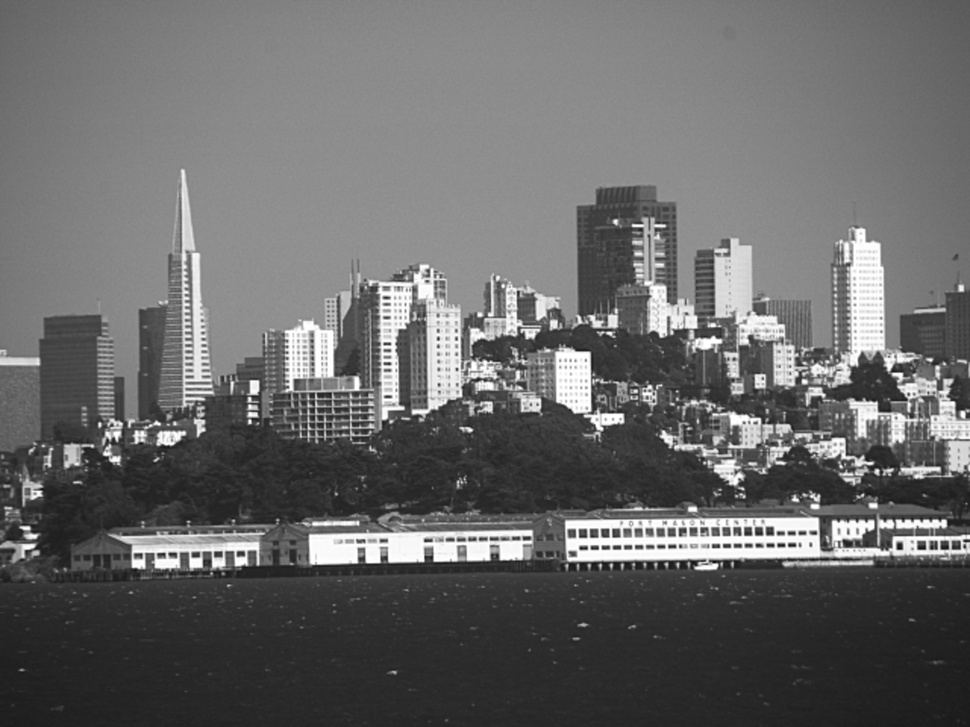
#> input picture affineDeformation/dataset/1.pgm, 970 x 727 px, shrunk from 1280 x 960 before the run
$ python affineDeformation.py -f dataset/1.pgm
#> lines starting #> are read from the running program, lines starting #| are printed output that depends on the picture; long printed decimals are rounded
import cv2
import numpy as np
import math
import time
import argparse

# [x', y'] = A[x, y] + T

# T = [t1 t2]

# M = [A T]

NUM_OF_IMAGES_TO_GENERATES = 1

def readImage(imageName):

#> called with imageName = 'dataset/1.pgm'
    image = cv2.imread(imageName)
#> image is the input picture: shape (727, 970, 3); min 12, max 255, mean 104.5

    if image is not None:
        print("\t{} successfully read!".format(imageName))
        return image

    print("\t{} is invalid!".format(imageName))

    return None


def generateAffineDeformationMatrix():

    a, b = np.random.uniform(0.6, 1.5, 2)
    theta, gama = np.random.uniform(0, 30, 2)
    theta = np.radians(theta)
    gama = np.radians(gama)

    ctetha, stetha = np.cos(theta), np.sin(theta)
    cgama, sgama = np.cos(gama), np.sin(gama)

    Rtetha = np.array(((ctetha, -stetha), (stetha, ctetha)))
    Rgama = np.array(((cgama, -sgama), (sgama, cgama)))
    R2gama = np.array(((cgama, sgama), (-sgama, cgama)))


    return np.dot(np.dot(np.dot(Rtetha, R2gama),[[a,0],[0,b]]),Rgama)


def generateAffineDeformationMatrixSIFTForm():

    lambdaParameter = 1
    theta = np.random.uniform(-10, 10)
    gama = np.random.uniform(0,180)
    theta = np.radians(theta)
    gama = np.radians(gama)

    ctetha, stetha = np.cos(theta), np.sin(theta)
    cgama, sgama = np.cos(gama), np.sin(gama)
    Rtetha = np.array(((ctetha, -stetha), (stetha, ctetha)))
    Rgama = np.array(((cgama, -sgama), (sgama, cgama)))

    t = 1/cgama
    T = [[t,0],[0,1]]


    return lambdaParameter * np.dot(np.dot(Rtetha, T), Rgama)

def calculateMatrixT(A, c, c2):

    matrixT = np.dot(A,c)

    return np.subtract(c2, matrixT)


def calculateMatrixM(A, T):

    a = (2,3)
    M = np.zeros(a)
    M[0][2] = T[0]
    M[1][2] = T[1]
    for i in range(2):
        for j in range(2):
            M[i][j] = A[i][j]
    return M


def findCorrespondingCornerInTheNewImage(affineMatrix, width, height):

    corner1 = np.dot(affineMatrix, [-width/2, -height/2]) # (0,0)
    corner2 = np.dot(affineMatrix, [width/2, -height/2]) # (w,0)
    corner3 = np.dot(affineMatrix, [-width/2, height/2]) # (0,h)
    corner4 = np.dot(affineMatrix, [width/2, height/2]) # (w,h)

    return [corner1, corner2, corner3, corner4]


def findNewImageShape(xCoordinates, yCoordinates):

    minx = min(xCoordinates)
    maxx = max(xCoordinates)


    miny = min(yCoordinates)
    maxy = max(yCoordinates)

    return math.ceil(maxx-minx), math.ceil(maxy-miny)


def getNewImageShape(affineMatrix, width, height):
    corners = findCorrespondingCornerInTheNewImage(affineMatrix, width, height)

    xCoordinates = []
    yCoordinates = []

    for i in corners:
        xCoordinates.append(i[0])
        yCoordinates.append(i[1])

    return findNewImageShape(xCoordinates, yCoordinates)


def generateAffineMatrix():
    affineMatrixes = []
    for i in range(NUM_OF_IMAGES_TO_GENERATES):
        affineMatrixes.append(generateAffineDeformationMatrixSIFTForm())
    return affineMatrixes

def main(imageName):


    print("->Loading images")

    img = readImage(imageName)

    height, width = img.shape[:2]
#> height = 727; width = 970


    numOfImage = 0

    totalTime = 0
    while numOfImage != NUM_OF_IMAGES_TO_GENERATES:

        affineMatrix = generateAffineDeformationMatrixSIFTForm()

        newWidth, newHeight = getNewImageShape(affineMatrix, width, height)

        c1 = [width/2, height/2] # center of original image
        c2 = [newWidth/2, newHeight/2] # center of new image

        matrixT = calculateMatrixT(affineMatrix, c1, c2)

        matrixM = calculateMatrixM(affineMatrix, matrixT).astype(np.float32)

        try:
            start = time.time()
            warp_dst = cv2.warpAffine(img, matrixM, (newWidth, newHeight))
            end = time.time()
            totalTime += (end- start)
            cv2.imwrite("outputs/"+str(numOfImage)+".png", warp_dst)
            numOfImage = numOfImage +1

            # [4 lines of commented-out code are left out]
            del warp_dst
            del affineMatrix
            del matrixT
            del matrixM
        except:
            del affineMatrix
            del matrixT
            del matrixM
            continue
#> this loop made 1 pass
#> pass 1, in main, `warp_dst = cv2.warpAffine(img, matrixM, (newWidth, newHeight))`:
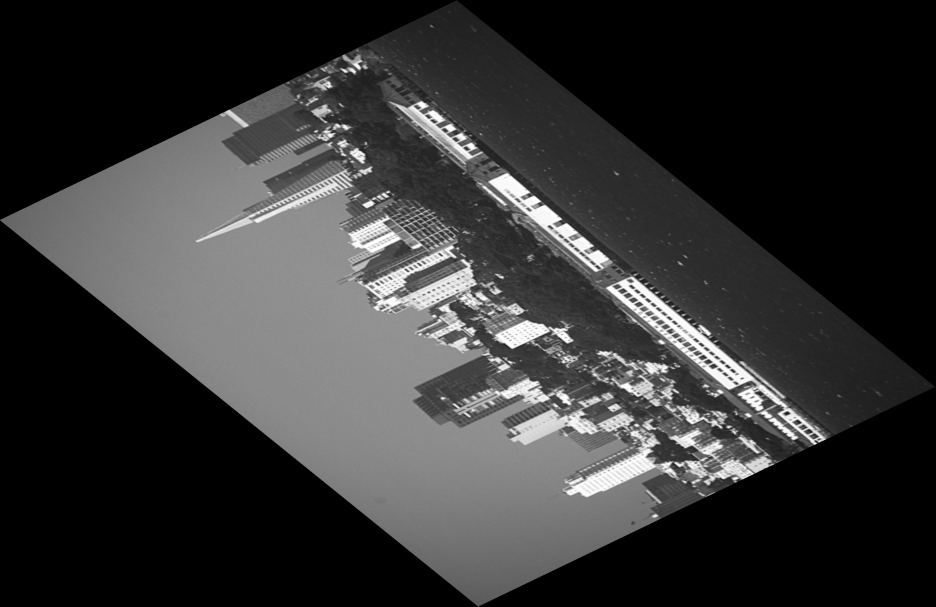
#> warp_dst: shape (1213, 1871, 3) (shown at 1/2 size); min 0, max 255, mean 51.9
#> after the loop, numOfImage = 1; totalTime = 0.11


    print(f"Runtime of the program is {totalTime}")
#| Runtime of the program is 0.1103

if __name__ == "__main__":
    parser = argparse.ArgumentParser()
    parser.add_argument("--file", "-f", type=str, required=True)
    args = parser.parse_args()
    main(args.file)
